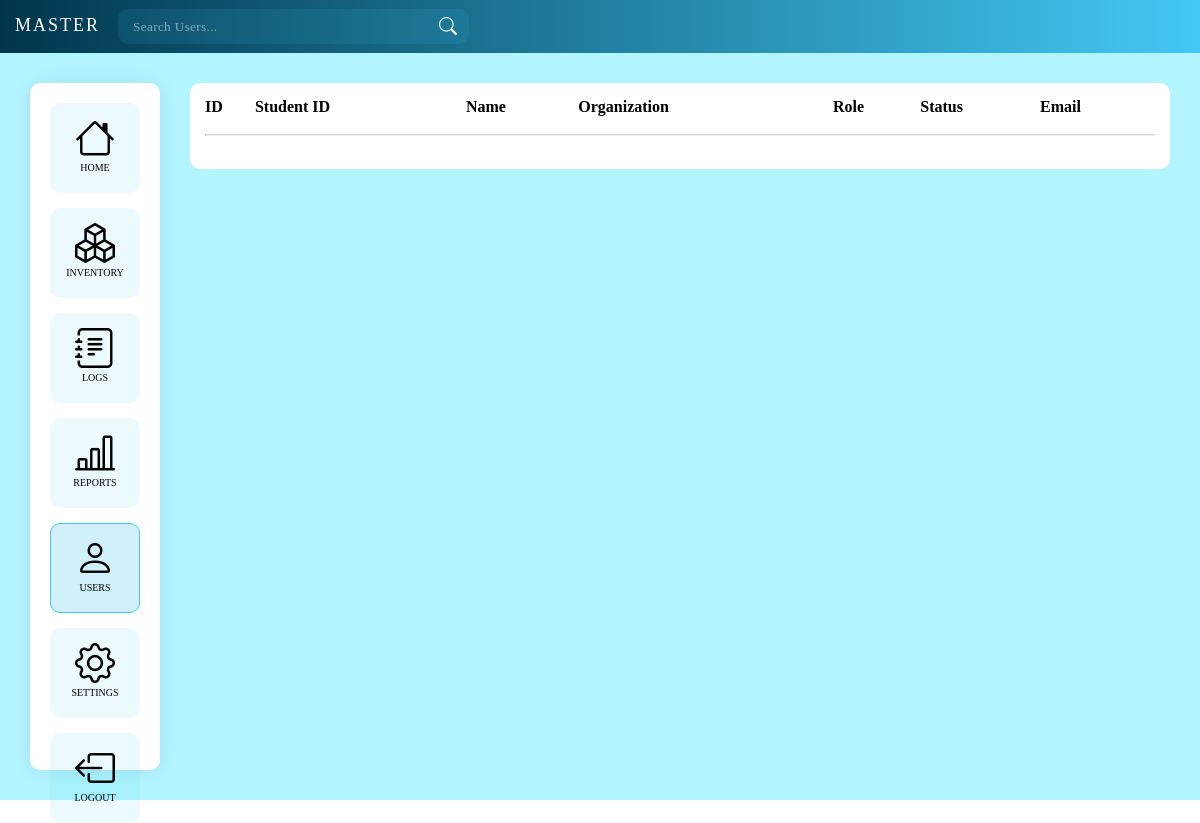
The page /users.php (signed in) on the database as committed earlier.
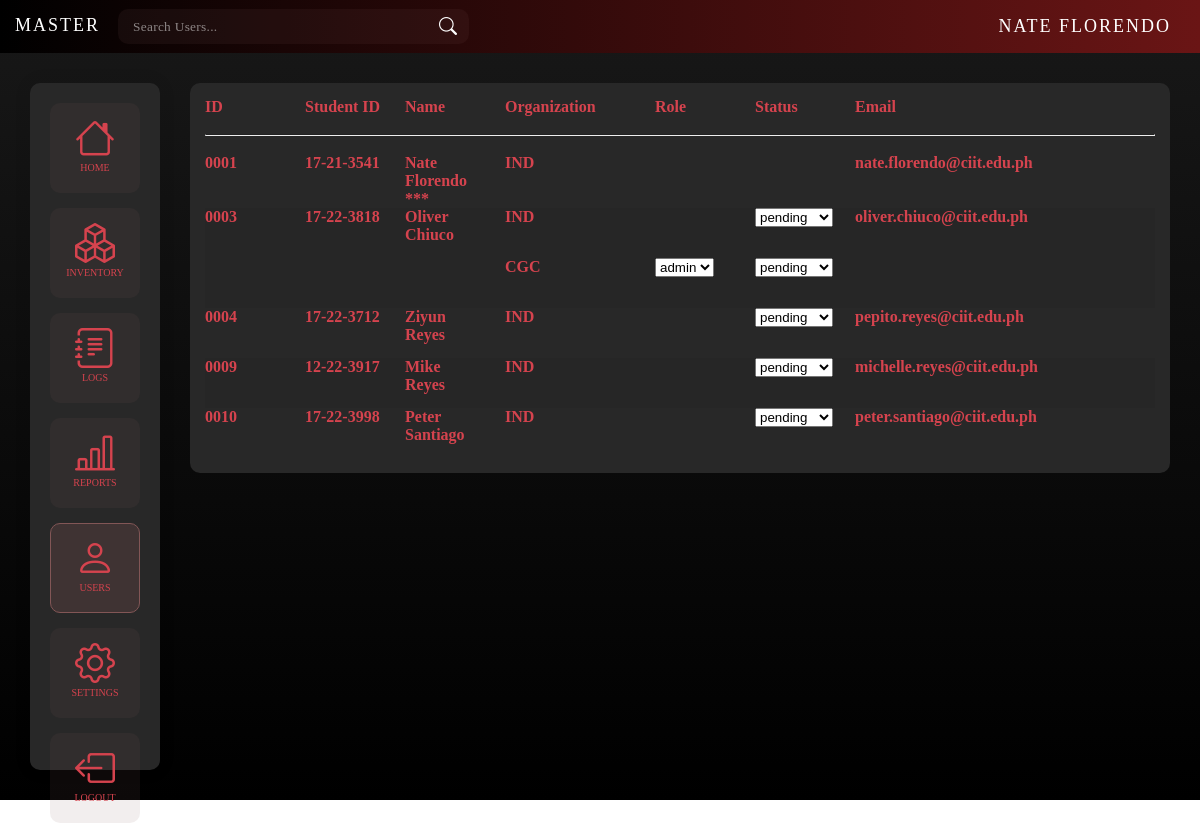
The same page on the database as committed later.
### tables this page shows
CREATE TABLE `users` (
  `id` int(11) NOT NULL,
  `username` varchar(11) NOT NULL,
  `name` varchar(255) NOT NULL,
  `role` enum('master','seller','student') NOT NULL DEFAULT 'student',
  `active_organization` int(11) DEFAULT NULL,
  `password` varchar(255) NOT NULL,
  `email` varchar(255) NOT NULL,
  `student_number` varchar(50) DEFAULT NULL,
  `use_template` enum('true','false') NOT NULL,
  `use_username` enum('true','false') NOT NULL
);

CREATE TABLE `user_organizations` (
  `user_id` int(11) NOT NULL,
  `organization_id` int(11) NOT NULL,
  `status` enum('pending','approved') NOT NULL DEFAULT 'pending',
  `role` enum('admin','seller','student') NOT NULL DEFAULT 'student'
);

CREATE TABLE `organizations` (
  `id` int(11) NOT NULL,
  `code` varchar(3) NOT NULL,
  `organization_name` varchar(255) NOT NULL,
  `active` tinyint(1) NOT NULL DEFAULT 1
);

### getUserDetails.php (called while the page is built, shortened)
<?php
$sql = "SELECT users.*, organizations.* FROM users JOIN organizations ON users.active_organization = organizations.id WHERE users.id = '$_SESSION[user_id]'";
$result = $conn->query($sql);
while ($row = $result->fetch_assoc()) {
    $name = $row["name"];
}

### users.php (the view, shortened to what this page needs)
<?php
require 'config.php';
require 'getUserDetails.php';
function getUserIdFormatted($id, $length) {
    return str_pad($id, $length, '0', STR_PAD_LEFT);
}
function getUserNumberFormatted($number) {
    $firstPart = substr($number, 0, 2);
    $secondPart = substr($number, 2, 2);
    $thirdPart = substr($number, 4,4);
    return $firstPart . "-". $secondPart ."-". $thirdPart;
}
if ($_SESSION['role'] == "master") $sql = "SELECT uo.*, u.name, u.student_number, u.username, u.email, o.code FROM user_organizations AS uo JOIN organizations AS o ON uo.organization_id = o.id JOIN users AS u ON uo.user_id = u.id";
$result = mysqli_query($conn, $sql);
$users = mysqli_fetch_all($result, MYSQLI_ASSOC);
?>
<!DOCTYPE html>
<html lang="en">
<head>
    <link rel="stylesheet" type="text/css" href="css/style.php">
    <link rel="stylesheet" href="https://cdn.jsdelivr.net/npm/bootstrap-icons@1.9.1/font/bootstrap-icons.css">
</head>
<body>
    <nav class="navbar">
        <div class="nav-left">
            <div class="menu">
            <a href="#"
                    class="logo"><?php
                    if($_SESSION['role'] == "master"){
                        echo htmlspecialchars("MASTER");
                    }
                     ?></a>
                <form class="search-bar ">
                    <input id="search" type="text" autocomplete="off" placeholder="Search Users...">
                    <i class="bi bi-search search-empty"></i>
                </form>
            </div>
        </div>
        <div class="nav-right">
            <div class="menu seller">
                <li><a><?php echo htmlspecialchars(strtoupper($name)); ?></a></li>
            </div>
        </div>
    </nav>
    <div class="main-interface with-navbar" >
    <div class="left-panel">
            <div class="left-panel-content shadow unselectable">
                <div class="left-nav-upper">
                    <div class="left-nav-icon button" onclick="window.location.href='index.php'"><i class="bi bi-house"></i>HOME
                    </div>
                    <div class="left-nav-icon button" onclick="window.location.href='inventory.php'"><i
                            class="bi bi-boxes" ></i>INVENTORY</div>
                    <div class="left-nav-icon button" onclick="window.location.href='logs.php'"><i
                            class="bi bi-journal-text"></i>LOGS</div>
                    <div class="left-nav-icon button" onclick="window.location.href='reports.php'"><i
                            class="bi bi-bar-chart-line"></i>REPORTS</div>
                    <?php
                    if($_SESSION['org_role'] == 'admin' || $_SESSION['role'] == 'master'){
                    ?><div class="left-nav-icon button selected" onclick="window.location.href='users.php'"><i
                            class="bi bi-person"></i>USERS</div><?php
                    }
                    ?>
                    <div class="left-nav-icon button" onclick="window.location.href='settings.php'"><i
                            class="bi bi-gear"></i>SETTINGS</div>
                </div>
                <div class="left-nav-lower">
                    <div class="left-nav-icon button" onclick="window.location.href='index.php?logout=1'"><i
                            class="bi bi-box-arrow-left"></i>LOGOUT</div>
                </div>
            </div>
        </div>
        <div class="center-panel" style="margin-right: 15px; width: 100%;">
            <div class="center-panel-content" >
                <div class="products-panel unselectable">
                    <div style="width: 100%; border-radius: 10px;  padding: 15px; background-color: var(--card-color); ">
                        <table style="color: var(--card-text-color) ; width: 100%; text-align: left; border-collapse: collapse;">
                            <thead >
                                <tr>
                                    <th scope="col">ID</th>
                                    <th scope="col">Student ID</th>
                                    <th scope="col">Name</th>
                                    <th scope="col">Organization</th>
                                    <th scope="col">Role</th>
                                    <th scope="col">Status</th>
                                    <th scope="col">Email</th>
                                </tr>
                            </thead>
                            <tbody >
                                <tr><td colspan="7"><br><hr style="border-top: 1px solid rgba(0, 0, 0, 0.151);"><br></td></tr>
                                <?php
                                    $previous_user = array();
                                    $row_count = 0;
                                    foreach ($users as $user) {
                                        if ($previous_user == null) $previous_user = array();
                                        if ($previous_user !== $user['user_id']) $row_count++;
                                        ?>
                                        <tr class="log-row" style="height: 50px; vertical-align: top; background: var(--card-color-<?php echo $row_count % 2 == 0 ? 'darker' : ''; ?>);">
                                            <th class="id" style="width:100px ; min-width: 100px; max-width: 100px; word-wrap:break-word;">
                                                <?php if ($previous_user !== $user['user_id']) {
                                                    echo htmlspecialchars(getUserIdFormatted($user['user_id'], 4));
                                                } else {
                                                    echo '&nbsp;';
                                                } ?>
                                            </th>
                                            <th class="student-id" style="width:100px ; min-width: 100px; max-width: 100px; word-wrap:break-word;">
                                                <?php if ($previous_user !== $user['user_id']) {
                                                    echo htmlspecialchars(getUserNumberFormatted($user['student_number']));
                                                } else {
                                                    echo '&nbsp;';
                                                } ?>
                                            </th>
                                            <th class="name" style="padding-right: 30px;">
                                                <?php if ($previous_user !== $user['user_id']) {
                                                    echo htmlspecialchars($user['name']);
                                                    if ($user['user_id'] == $_SESSION['user_id'])
                                                        echo htmlspecialchars(' ***');
                                                } else {
                                                    echo '&nbsp;';
                                                } ?>
                                            </th>
                                            <th class="organization" style="width: 150px ; min-width: 150px; max-width: 150px;">
                                                <?php if ($_SESSION['role'] == "master") {
                                                    if ($user['role'] != 'master') {
                                                        echo htmlspecialchars($user['code']);
                                                    } else {
                                                        echo htmlspecialchars("- - -");
                                                    }
                                                } else {
                                                    echo htmlspecialchars($user['code']);
                                                } ?>
                                                <br>
                                            </th>
                                            <th class="role" style="width: 100px ; min-width: 100px; max-width: 100px;">
                                                <?php if ($user['organization_id'] == '1' || $user['user_id'] == $_SESSION['user_id']) {
                                                } else { ?>
                                                    <select id="role" onchange="changeValue(this, '<?php echo ($user['user_id']) ?>', '<?php echo ($user['organization_id']) ?>' )">
                                                        <option value="admin" <?php if ($user['role'] == 'pending') echo 'selected' ?>>admin</option>
                                                    </select>
                                                <?php } ?>
                                            </th>
                                            <th class="role" style="width: 100px ; min-width: 100px; max-width: 100px;">
                                                <?php if ($user['user_id'] == $_SESSION['user_id']) {
                                                } else { ?>
                                                    <select id="status" onchange="changeValue(this, '<?php echo ($user['user_id']) ?>', '<?php echo ($user['organization_id']) ?>' )">
                                                        <option value="pending" <?php if ($user['status'] == 'pending') echo 'selected' ?>>pending</option>
                                                    </select>
                                                <?php } ?>
                                            </th>
                                            <th class="email" style="width: 300px ; min-width: 300px; max-width: 300px;">
                                                <?php if ($previous_user !== $user['user_id']) {
                                                    echo htmlspecialchars($user['email']);
                                                } else {
                                                    echo '&nbsp;';
                                                } ?>
                                            </th>
                                        </tr>
                                        <?php
                                        $previous_user = $user['user_id'];
                                    }
                                ?>
                            </tbody>
                        </table>
                    </div>
                </div>
            </div>
        </div>
    </div>
</body>
</html>

Rows that differ between the two databases and show on the page:
now on this page (row edited): users: name "NATE FLORENDO"
added user_organizations: user "0001", user.student_number "17-21-3541", user.name "Nate Florendo", organization.code "IND", user.email "nate.florendo@ciit.edu.ph"
added user_organizations: user "0003", user.student_number "17-22-3818", user.name "Oliver Chiuco", organization.code "IND", status+user+organization "pending", user.email "oliver.chiuco@ciit.edu.ph"
added user_organizations: organization.code "CGC", user+organization "admin", status+user+organization "pending"
added user_organizations: user "0004", user.student_number "17-22-3712", user.name "Ziyun Reyes", organization.code "IND", status+user+organization "pending", user.email "pepito.reyes@ciit.edu.ph"
added user_organizations: user "0009", user.student_number "12-22-3917", user.name "Mike Reyes", organization.code "IND", status+user+organization "pending", user.email "michelle.reyes@ciit.edu.ph"
added user_organizations: user "0010", user.student_number "17-22-3998", user.name "Peter Santiago", organization.code "IND", status+user+organization "pending", user.email "peter.santiago@ciit.edu.ph"
